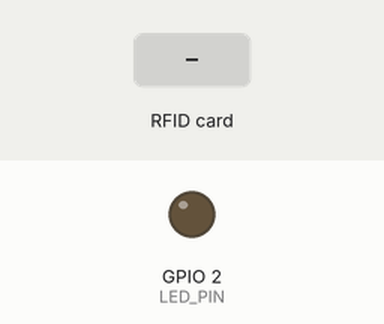
Simulated run of this sketch. Board: ESP32. On the bench: output pins drawn as LEDs (lit = HIGH). The test bench sets the inputs (shaded band). What the sketch prints to the serial monitor is not drawn.

Above: at 1.4 s.
1.5 s: RFID card FA E5 35 02 held to the reader
At 2.5 s:
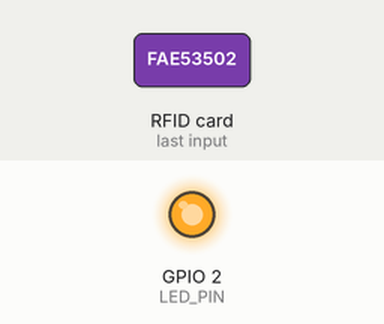
4.3 s: RFID card C3 76 C0 01 held to the reader
At 5.7 s:
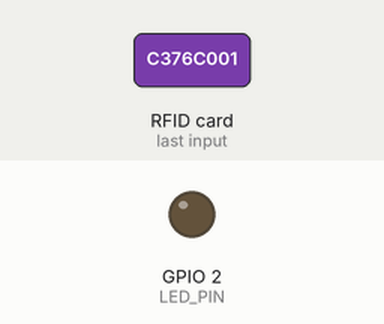
5.9 s: RFID card 5E 7A 19 C4 held to the reader
At 6.7 s:
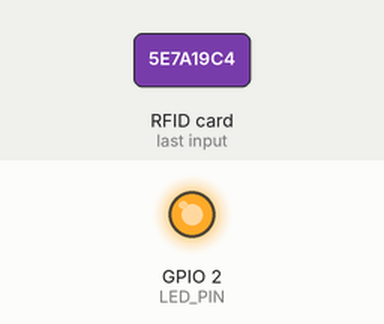
Timing chart, 0 to 8.9 s (numbered marks = the images above; inputs shaded):
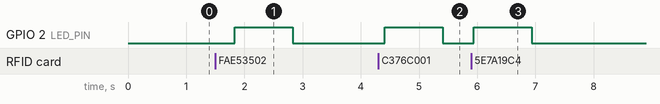

The sketch:

RFID_penguin_detect.ino
```cpp
#include <SPI.h>
#include <MFRC522.h>

// ── RFID connections ──
#define SS_PIN   15   // SDA pin, acts as CS
#define RST_PIN  27   // Reset pin
#define LED_PIN   2   // Status LED

MFRC522 mfrc522(SS_PIN, RST_PIN);

// ── Define known penguin UIDs ──
constexpr size_t NUM_PENGUINS = 2;
const char* penguins[NUM_PENGUINS][2] = {
  { "FAE53502", "Penguin A" },
  { "C376C001", "Penguin B" }
};

// ── Lookup function ──
String getPenguinName(const String &uid) {
  for (size_t i = 0; i < NUM_PENGUINS; i++) {
    if (uid == penguins[i][0]) {
      return String(penguins[i][1]);
    }
  }
  return "Unknown";
}

void setup() {
  Serial.begin(115200);
  while (!Serial);

  pinMode(LED_PIN, OUTPUT);
  digitalWrite(LED_PIN, LOW);

  Serial.println("\n🔧 Initializing SPI and RFID...");

  // Initialize SPI bus with explicit pins
  // SCK = 18, MISO = 19, MOSI = 23, SS = SS_PIN
  SPI.begin(18, 19, 23, SS_PIN);
  delay(100);

  mfrc522.PCD_Init();
  delay(100);

  byte version = mfrc522.PCD_ReadRegister(mfrc522.VersionReg);
  if (version == 0x00 || version == 0xFF) {
    Serial.println("❌ RFID module not detected. Check wiring:");
    Serial.println("   • SS_PIN must go to SDA on MFRC522");
    Serial.println("   • RST_PIN must go to RST on MFRC522");
    Serial.println("   • SCK/MISO/MOSI must match 18/19/23 on ESP32");
  } else {
    Serial.print("✅ RFID module detected. Version: 0x");
    Serial.println(version, HEX);
    Serial.println("Ready – tap an RFID tag.");
  }
}

void loop() {
  // Debug: show PICC_IsNewCardPresent() status
  bool present = mfrc522.PICC_IsNewCardPresent();
  Serial.print("DBG: NewCardPresent? ");
  Serial.println(present ? "YES" : "no");

  if (!present) {
    delay(500);
    return;
  }

  // Debug: show PICC_ReadCardSerial() result
  bool readOk = mfrc522.PICC_ReadCardSerial();
  Serial.print("DBG: ReadCardSerial? ");
  Serial.println(readOk ? "OK" : "FAIL");

  if (!readOk) {
    delay(500);
    return;
  }

  // Toggle LED to show detection
  digitalWrite(LED_PIN, HIGH);

  // Format UID as uppercase hex string
  String uidStr;
  for (byte i = 0; i < mfrc522.uid.size; i++) {
    if (mfrc522.uid.uidByte[i] < 0x10) uidStr += '0';
    uidStr += String(mfrc522.uid.uidByte[i], HEX);
  }
  uidStr.toUpperCase();

  String name = getPenguinName(uidStr);
  Serial.print("🕹️  Detected: ");
  Serial.print(name);
  Serial.print(" (");
  Serial.print(uidStr);
  Serial.println(")");

  // Cleanup
  mfrc522.PICC_HaltA();
  mfrc522.PCD_StopCrypto1();
  delay(1000);
  digitalWrite(LED_PIN, LOW);
}
```

Measured:
- after the input at 1.5 s, GPIO 2 (LED_PIN): LOW → HIGH after 0.33 s, → LOW 1.0 s later
- after the input at 4.3 s, GPIO 2 (LED_PIN): LOW → HIGH after 0.11 s, → LOW 1.0 s later
- after the input at 5.9 s, GPIO 2 (LED_PIN): LOW → HIGH at once, → LOW 1.0 s later
